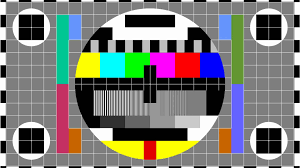
//> input picture src/test/ProcessDilate & Erode/test.png, 300 x 168 px
$ ./test   (built with g++ and OpenCV 4)
//> lines starting //> are read from the running program, lines starting //| are printed output that depends on the picture; after the words box and inside, x2 and y2 are one past the last pixel; in counts of white or black regions, pixels touching at a corner belong together
// #include <opencv2/opencv.hpp>

#include <opencv2/imgcodecs.hpp>
#include <opencv2/highgui.hpp>
#include <opencv2/imgproc.hpp>

#include <iostream>

int main(int argc, char const *argv[])
{
    std::string path = "test.png";

    cv::Mat img = cv::imread(path);
//> img is the input picture: 168 rows x 300 cols, CV_8UC3; mean B, G, R 119.3, 123.7, 123.6
    cv::Mat imgCanny, imgBlur, imgDil, imgErode;


    cv::GaussianBlur(img, imgBlur, cv::Size(5,5), 5,0);
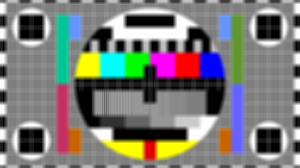
//> imgBlur: 168 rows x 300 cols, CV_8UC3; mean B, G, R 119.2, 123.5, 123.5

    //NOTE: It is good practice to use the blurred image for edge-detection
    cv::Canny(imgBlur, imgCanny, 25,100);
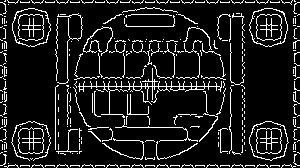
//> imgCanny: 168 rows x 300 cols, CV_8UC1; 11.3% white in thin lines or dots


    cv::Mat kernel = cv::getStructuringElement(cv::MORPH_RECT, cv::Size(3,3)); //Decrease will dilate less
    cv::dilate(imgCanny, imgDil, kernel);
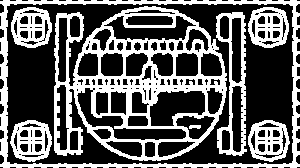
//> imgDil: 168 rows x 300 cols, CV_8UC1; 37.3% white; 8 white regions, largest, box (x1, y1, x2, y2) and area: (54, 6, 227, 161) 9294, (0, 0, 300, 168) 3978, (216, 12, 247, 156) 1490

    cv::erode(imgDil, imgErode, kernel);
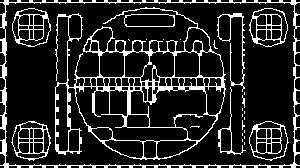
//> imgErode: 168 rows x 300 cols, CV_8UC1; 15.5% white in thin lines or dots


    cv::imshow("Edge", imgCanny);
    cv::imshow("Dilation", imgDil);
    cv::imshow("Erode", imgErode);

    cv::waitKey(0);
    return 0;
}
